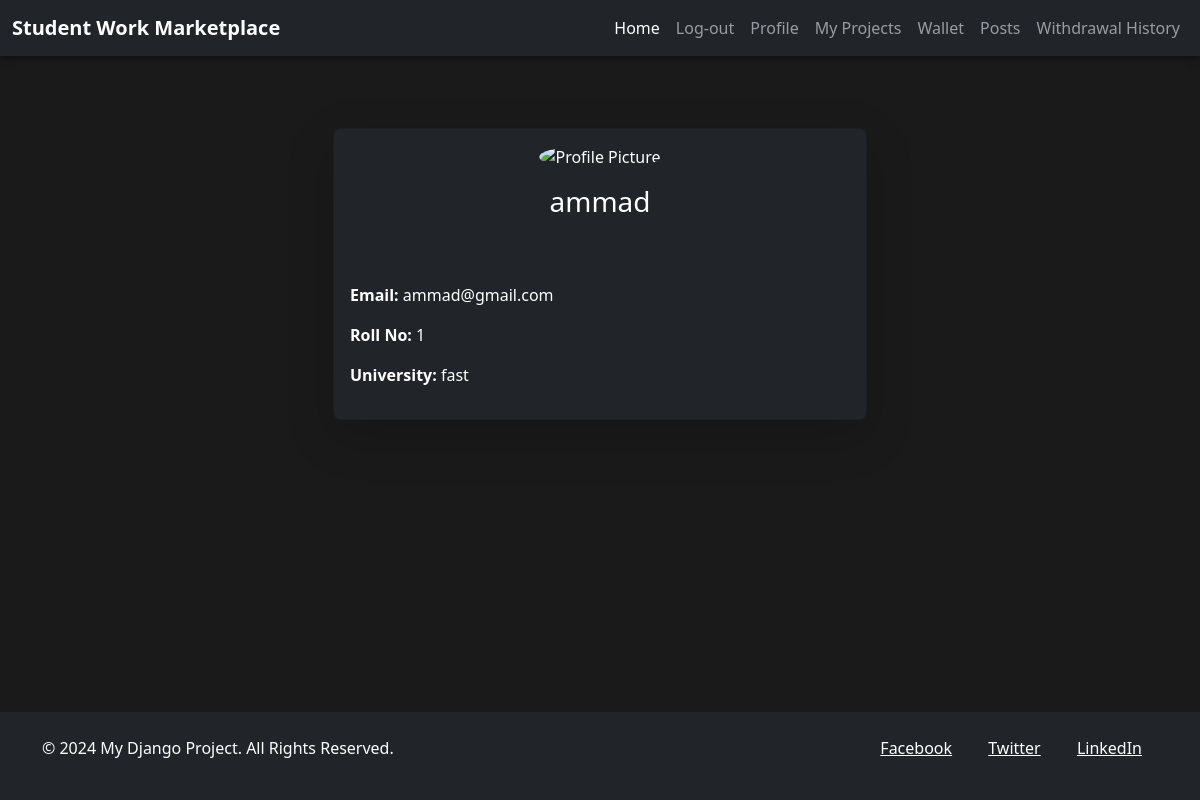
Page /profile/1/ (signed in) on the committed database.
### webapp/models.py (models this page shows)
class Custom_user(AbstractUser):
    TYPE_CHOICES = [
        ("admin", "Administrator"),
        ("client", "Client"),
        ("freelancer", "Freelancer"),
    ]
    typee = models.CharField(
        max_length=50, null=False, blank=False, choices=TYPE_CHOICES, default=""
    )
    status = models.BooleanField(null=False, default=False)
    img = models.ImageField(upload_to="images/", null=False, blank=True, default="")
    UNI_CHOICES = [
        ("fast", "FAST"),
        ("lums", "LUMS"),
        ("punjab", "PUNJAB UNIVERSITY"),
    ]
    university_name = models.CharField(
        max_length=50, null=False, blank=False, choices=UNI_CHOICES, default=""
    )
    roll_no = models.CharField(max_length=50, null=False, blank=False, default="")
    email = models.EmailField(
        unique=True, blank=False, null=False
    )  # Ensure email is unique

### webapp/views.py (the view)
# urls.py: path("profile/<int:user_pk>/", views.profile, name="profile"),
@login_required
def profile(request,user_pk):
    if user_pk:
        user=get_object_or_404(Custom_user,pk=user_pk)
        return render(request, "profile.html",{"userr":user})

### webapp/templates/profile.html (shortened to what this page needs)
{% extends 'base.html' %}
{% block content %}
<div class="container mt-5">
    <div class="row justify-content-center">
        <div class="col-md-6">
            <div class="card bg-dark text-white shadow-lg rounded-3">
                <div class="card-body text-center">
                    <img src="{% if user.profile_picture %}{{ user.profile_picture.url }}{% endif %}"
                         alt="Profile Picture" class="img-fluid rounded-circle mb-3" style="width: 140px; height: 140px; object-fit: cover;">
                    <h3 class="card-title">{{ userr.username }}</h3>
                    <p class="card-text text-muted">{{ userr.typee }}</p>
                </div>
                <div class="card-body">
                    <p><strong>Email:</strong> {{ userr.email }}</p>
                    <p><strong>Roll No:</strong> {{ userr.roll_no }}</p>
                    <p><strong>University:</strong> {{ userr.university_name }}</p>
                </div>
            </div>
        </div>
    </div>
</div>
{% endblock content %}

### webapp/templates/base.html (style rules this page uses)
html, body { height: 100%; margin: 0; display: flex; flex-direction: column; background-color: #1a1a1a; color: #fff; }
.container { flex: 1; }

### rows in the picture
Custom_user: username "ammad", email "ammad@gmail.com", roll_no "1", university_name "fast"
